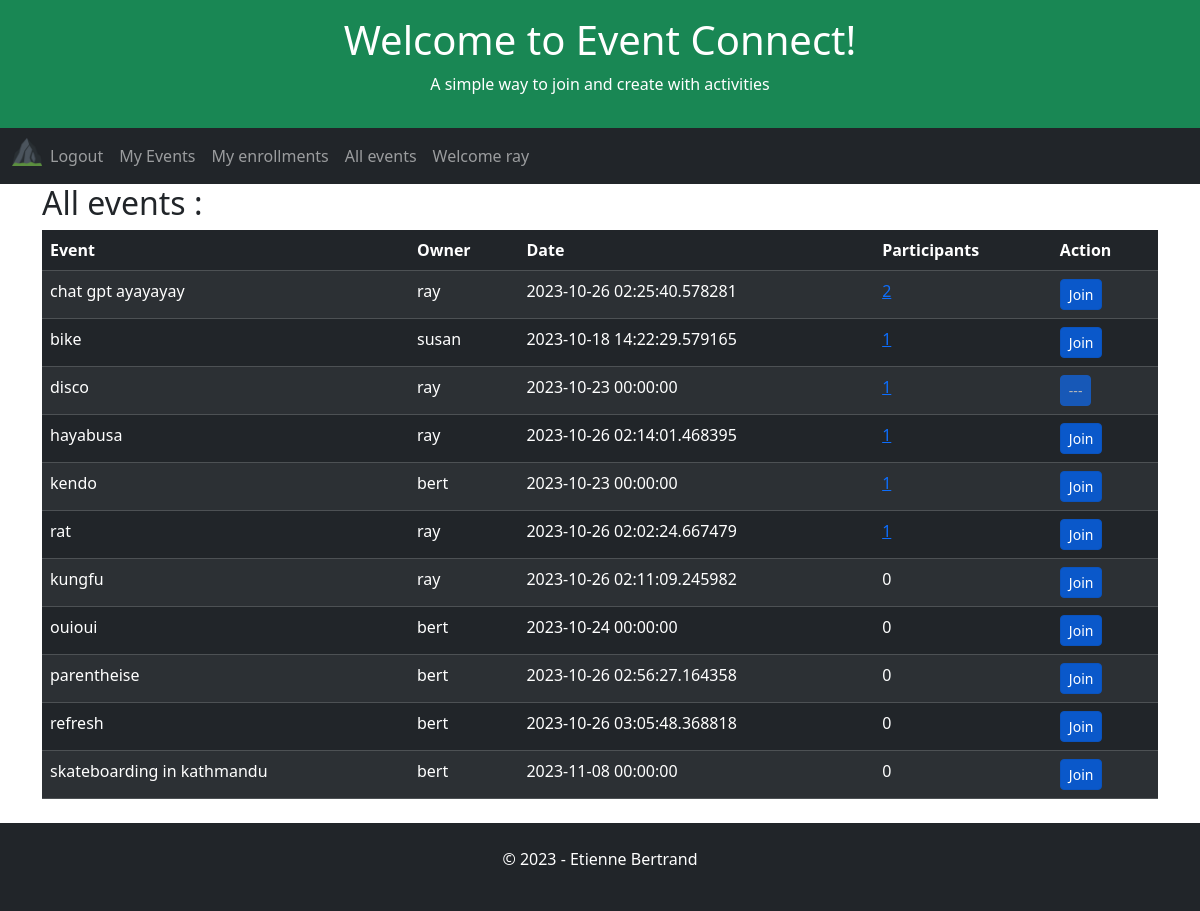
Page /all-events (signed in) on the earlier database version.
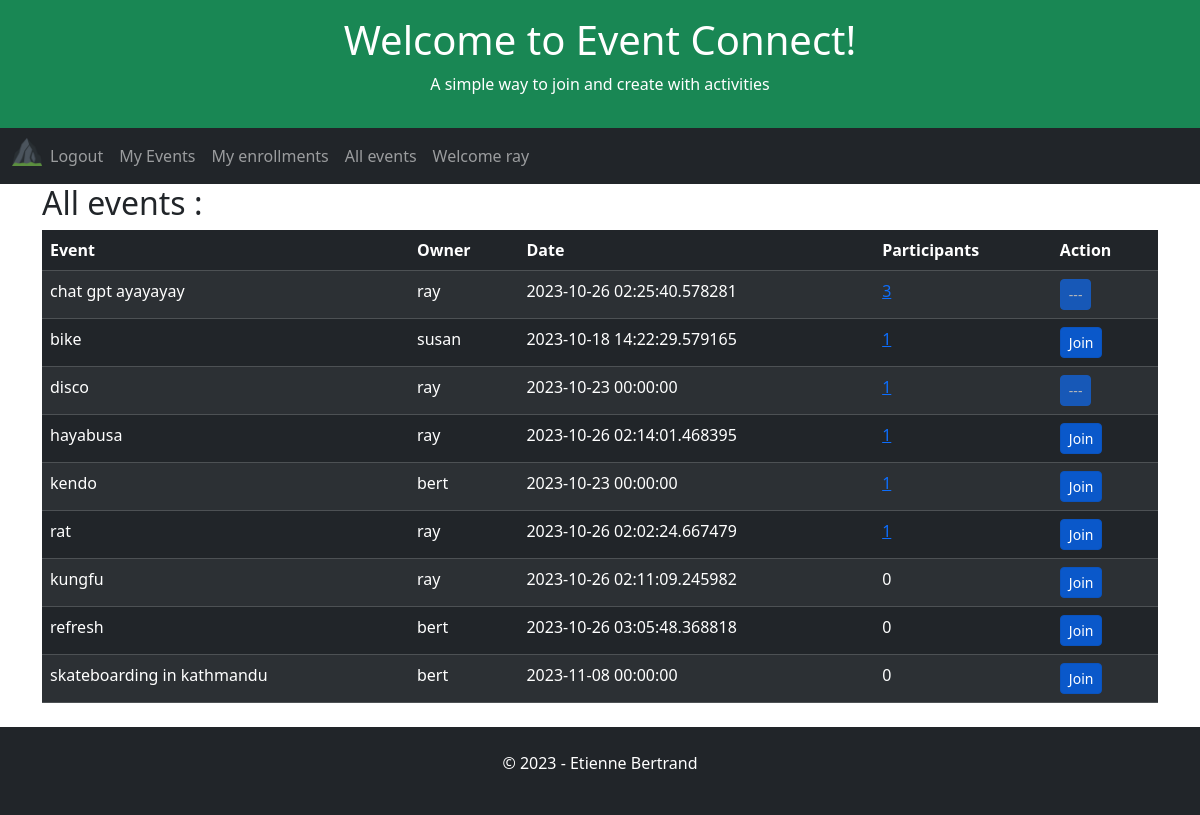
Same page on the later database version.
### app/models.py (models this page shows, shortened)
class User(UserMixin, db.Model):
    id = db.Column(db.Integer, primary_key=True)
    username = db.Column(db.String(64), index=True, unique=True)
    email = db.Column(db.String(120), index=True, unique=True)
    password_hash = db.Column(db.String(128))

class Event(db.Model):
    id = db.Column(db.Integer, primary_key=True)
    user_id = db.Column(db.Integer, db.ForeignKey('user.id', name='fk_event_user'), nullable=False)
    title = db.Column(db.String(255), nullable=False)
    date = db.Column(db.DateTime, index=True, default=datetime.utcnow)

### app/routes.py (the view)
@app.route('/all-events', methods=['GET', 'POST', 'UPDATE'])
@login_required
def allEvents():
    global appName, appSlogan, appTitle, db
    userEnrollmentsAlias = alias(Enrollment)
    allEvents = db.session.query(
        Event.user_id,
        Event.id,
        User.username.label("owner"),
        Event.date,
        Event.title,
        userEnrollmentsAlias.c.user_id.label('can_join'),
        func.count(Enrollment.user_id).label('participants')
    ).outerjoin(User, Event.user_id == User.id
    ).outerjoin(Enrollment, Event.id == Enrollment.event_id
    ).outerjoin(userEnrollmentsAlias, and_(userEnrollmentsAlias.c.user_id == current_user.id, Event.id == userEnrollmentsAlias.c.event_id)
    ).group_by(
        Event.user_id,
        Event.date,
        Event.title,
        userEnrollmentsAlias.c.user_id
    ).order_by(
         func.count(Enrollment.user_id).label('participants').desc(),
         Event.title
    ).all()
    return render_template(
        'all-events.html',
        appName=appName,
        appTitle=appTitle,
        appSlogan=appSlogan,
        allEvents=allEvents
    )

### app/models.py (called while the page is built)
@login.user_loader
def load_user(id):
    return User.query.get(int(id))

### app/templates/all-events.html (shortened to what this page needs)
{% extends "home.html" %}
{% block content %}
    <h2>All events :</h2>
        <table class="table table-dark table-hover table-striped">
            <thead>
            <tr>
                <th>Event</th>
                <th>Owner</th>
                <th>Date</th>
                <th>Participants</th>
                <th>Action</th>
            </tr>
            </thead>
            <tbody>
                {% for event in allEvents %}
                    <tr>
                        <td>{{ event.title }}</td>
                        <td>{{ event.owner }}</td>
                        <td>{{ event.date }}</td>
                        {% if event.participants > 0 %}
                        <td><a href="{{ url_for('eventEnrollments') }}/{{event.id}}" aria-pressed="true">{{ event.participants }}</a></td>
                        {% else %}
                        <td>{{ event.participants }}</td>
                    {% endif %}
                        <td>
                            <form method="POST" action="{{ url_for('enrollment')}}">
                                {% if event.can_join == None %}
                                <button type="submit" class="btn btn-primary btn-sm active" role="button" aria-pressed="true">Join</button>
                                {% else %}
                                <button type="submit" class="btn btn-primary btn-sm disabled" role="button" aria-pressed="true">---</button>
                                {% endif %}
                            </form>
                        </td>
                    </tr>
                {% endfor %}
            </tbody>
        </table>
{% endblock %}

### app/templates/home.html (shortened to what this page needs)
<!DOCTYPE html>
<html lang="en">
<head>
    <link href="https://cdn.jsdelivr.net/npm/bootstrap@5.3.2/dist/css/bootstrap.min.css" rel="stylesheet">
</head>
<body>
    <div class="p-3 bg-success text-white text-center">
    {% if appTitle %}
        <h1>{{ appTitle }}</h1>
        {% else %}
        <h1>hard coded appTitle xyz</h1>
    {% endif %}
    {% if appSlogan %}
        <p>{{ appSlogan }}</p>
        {% else %}
        <p>hard coded appSlogan xyz</p>
    {% endif %}
    </div>
    <nav class="navbar navbar-expand-lg bg-dark navbar-dark">
        <div class="container-fluid">
            <div class="collapse navbar-collapse" id="navbarNav">
            <ul class="navbar-nav">
                <li class="nav-item">
                    <a class="nav-brand" href="{{ url_for('index') }}">
                        <img src="{{ url_for('static', filename='/favicon_io/favicon-32x32.png') }}" width="30" height="30" alt="">
                    </a>
                </li>
                {% if current_user.is_anonymous %}
                <li class="nav-item">
                <a class="nav-link" href="{{ url_for('login') }}">Login</a>
                </li>
                <li class="nav-item">
                    <a class="nav-link" href="{{ url_for('register') }}">Subscribe</a>
                </li>
                {% else %}
                <li class="nav-item">
                    <a class="nav-link" href="{{ url_for('logout') }}">Logout</a>
                </li>
                <li class="nav-item">
                    <a class="nav-link" href="{{ url_for('userEvents') }}">My Events</a>
                </li>
                <li class="nav-item">
                    <a class="nav-link" href="{{ url_for('userEnrollments') }}">My enrollments</a>
                <li class="nav-item">
                    <a class="nav-link" href="{{ url_for('allEvents') }}">All events</a>
                </li>
                <li class="nav-item">
                    <a class="nav-link" href="{{ url_for('index') }}">Welcome {{ current_user.username }}</a>
                </li>
                {% endif %}
            </ul>
            </div>
        </div>
    </nav>
    <div class="container">
        {% block content %}{% endblock %}
    </div>
    <div class="mt-4 p-4 bg-dark text-white text-center">
    <p>© 2023 - Etienne Bertrand</p>
    </div>
</body>
</html>

Differences in the rows shown:
removed Event: title "ouioui", owner "bert", date "2023-10-24 00:00:00", participants "0", shows "Join"
removed Event: title "parentheise", owner "bert", date "2023-10-26 02:56:27.164358", participants "0", shows "Join"
computed for Event "chat gpt ayayayay": participants "2" → "3"; text "Join" → "---"
